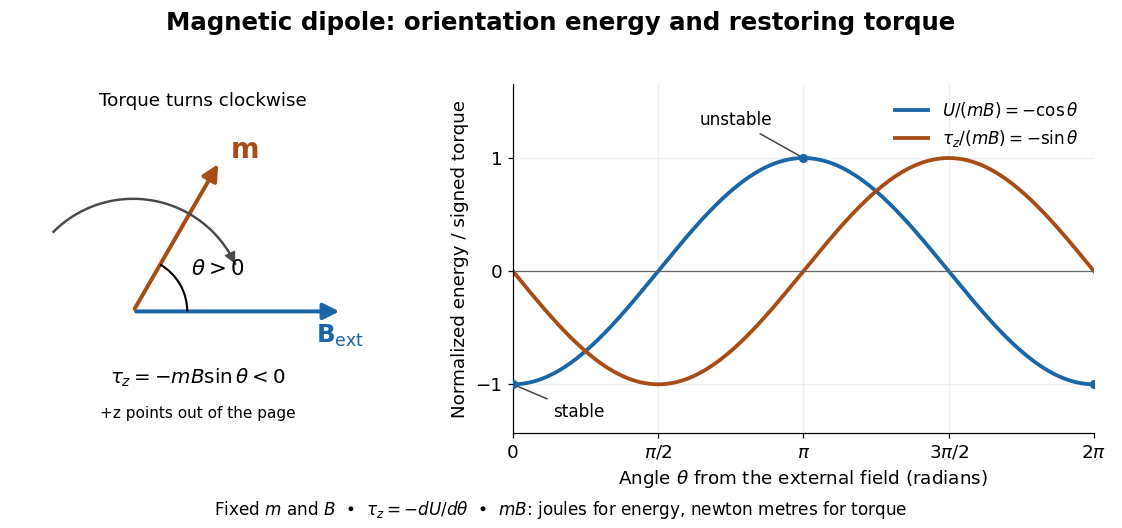

Recreate this plot in Python.
"""Draw an imposed field, signed torque, and angular orientation energy.

Tested with Python 3.14, NumPy 2.3.5 and Matplotlib 3.10.7.
Run from _media; the PNG is written to the current working directory.
"""

from pathlib import Path

import matplotlib.pyplot as plt
from matplotlib.patches import Arc, FancyArrowPatch
import numpy as np


def main():
    plt.rcParams.update({"font.size": 12, "font.family": "DejaVu Sans"})
    fig = plt.figure(figsize=(10.2, 4.8), facecolor="white")
    grid = fig.add_gridspec(1, 2, width_ratios=[1, 1.75], wspace=0.31)
    geometry, curves = fig.add_subplot(grid[0]), fig.add_subplot(grid[1])
    blue, orange = "#1965a6", "#a84c16"
    theta = np.pi / 3
    geometry.set_aspect("equal")
    geometry.set_xlim(-0.65, 1.65)
    geometry.set_ylim(-0.82, 1.55)
    geometry.axis("off")
    for end, color in [((1.45, 0), blue), ((1.20 * np.cos(theta), 1.20 * np.sin(theta)), orange)]:
        geometry.add_patch(FancyArrowPatch((0, 0), end, arrowstyle="-|>",
                                          mutation_scale=22, lw=2.6, color=color))
    geometry.text(1.43, -0.22, r"$\mathbf{B}_{\rm ext}$", color=blue, ha="center", fontsize=16)
    geometry.text(0.67, 1.06, r"$\mathbf{m}$", color=orange, fontsize=18)
    geometry.add_patch(Arc((0, 0), 0.75, 0.75, theta1=0, theta2=60, lw=1.4))
    geometry.text(0.40, 0.25, r"$\theta>0$", fontsize=14)
    angles = np.linspace(np.deg2rad(135), np.deg2rad(25), 80)
    geometry.plot(0.78 * np.cos(angles), 0.78 * np.sin(angles), color="#494949", lw=1.6)
    geometry.add_patch(FancyArrowPatch((0.78 * np.cos(angles[-3]), 0.78 * np.sin(angles[-3])),
                                      (0.78 * np.cos(angles[-1]), 0.78 * np.sin(angles[-1])),
                                      arrowstyle="-|>", mutation_scale=16, color="#494949"))
    geometry.text(0.48, 1.42, "Torque turns clockwise", ha="center", fontsize=12)
    geometry.text(0.45, -0.50, r"$\tau_z=-mB\sin\theta<0$", ha="center", fontsize=13)
    geometry.text(0.45, -0.74, "+z points out of the page", ha="center", fontsize=10)
    angle = np.linspace(0, 2 * np.pi, 801)
    curves.plot(angle, -np.cos(angle), color=blue, lw=2.5, label=r"$U/(mB)=-\cos\theta$")
    curves.plot(angle, -np.sin(angle), color=orange, lw=2.5, label=r"$\tau_z/(mB)=-\sin\theta$")
    curves.axhline(0, color="#666666", lw=0.8)
    curves.set_xlim(0, 2 * np.pi)
    curves.set_ylim(-1.43, 1.65)
    curves.set_xticks([0, np.pi / 2, np.pi, 3 * np.pi / 2, 2 * np.pi],
                     ["0", r"$\pi/2$", r"$\pi$", r"$3\pi/2$", r"$2\pi$"])
    curves.set_yticks([-1, 0, 1])
    curves.set_xlabel(r"Angle $\theta$ from the external field (radians)")
    curves.set_ylabel("Normalized energy / signed torque")
    curves.grid(alpha=0.18)
    curves.spines[["top", "right"]].set_visible(False)
    curves.legend(loc="upper right", frameon=False, fontsize=11)
    curves.scatter([0, np.pi, 2 * np.pi], [-1, 1, -1], color=blue, zorder=5, s=25)
    curves.annotate("stable", xy=(0, -1), xytext=(0.43, -1.29), fontsize=11,
                    arrowprops={"arrowstyle": "-", "color": "#444444"})
    curves.annotate("unstable", xy=(np.pi, 1), xytext=(2.02, 1.29), fontsize=11,
                    arrowprops={"arrowstyle": "-", "color": "#444444"})
    fig.suptitle("Magnetic dipole: orientation energy and restoring torque", fontsize=16, weight="bold")
    fig.text(0.5, 0.025, r"Fixed $m$ and $B$  •  $\tau_z=-dU/d\theta$  •  $mB$: joules for energy, newton metres for torque",
             ha="center", fontsize=11)
    fig.subplots_adjust(left=0.035, right=0.975, top=0.84, bottom=0.18)
    fig.savefig(Path(__file__).with_suffix(".png").name, dpi=110,
                facecolor="white", transparent=False)
    plt.close(fig)


if __name__ == "__main__":
    main()
